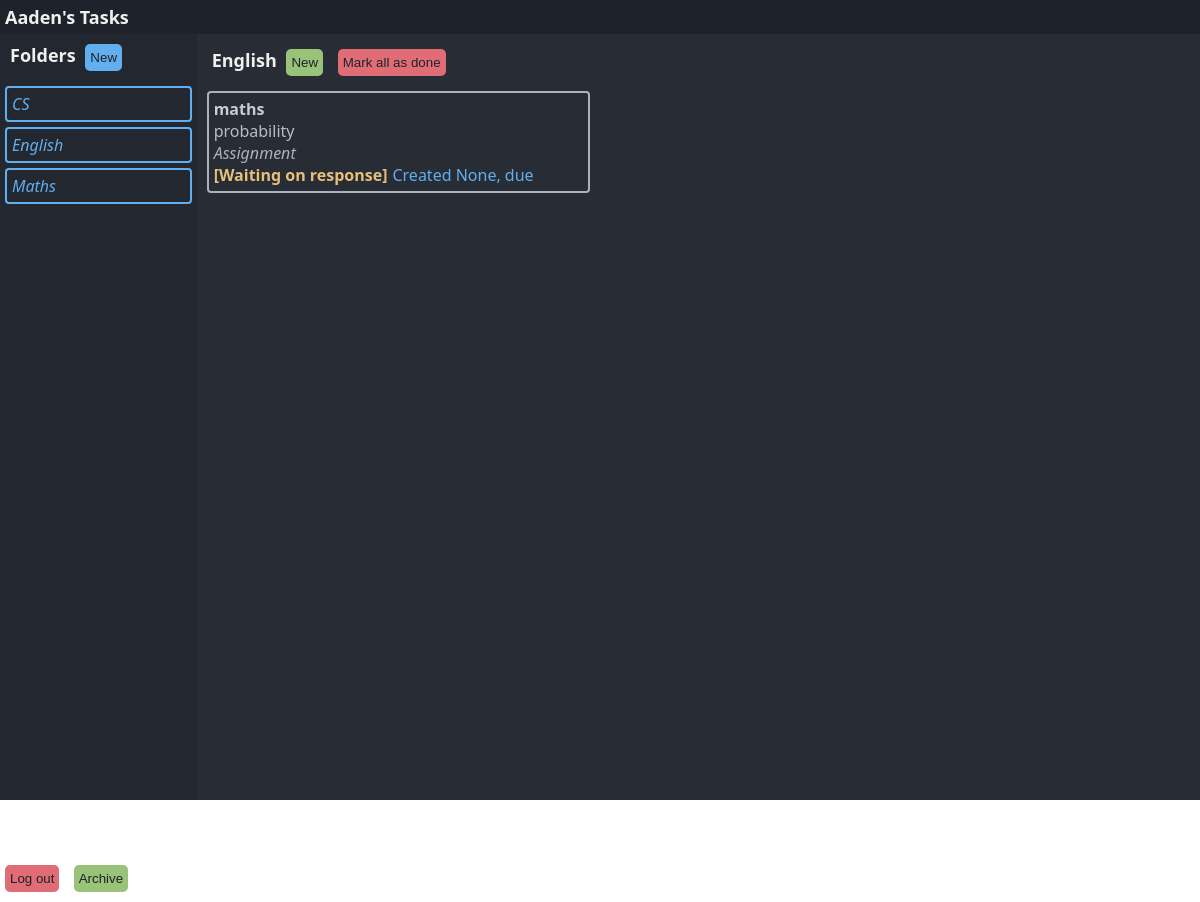
The app's page /tasks/?folderid=1 with its own data.
### tables this page shows
CREATE TABLE "accounts" (
	"userid"	TEXT,
	"password"	TEXT,
	"salt"	TEXT,
	"email"	TEXT,
	"name"	TEXT,
	PRIMARY KEY("userid")
);

CREATE TABLE "folders" (
	"userid"	TEXT,
	"id"	TEXT,
	"name"	TEXT,
	PRIMARY KEY("userid","id")
);

CREATE TABLE "tasks" (
	"userid"	TEXT,
	"folderid"	TEXT,
	"id"	TEXT,
	"title"	TEXT,
	"due"	TEXT,
	"reminder"	TEXT,
	"created"	TEXT,
	"category"	TEXT,
	"priority"	INTEGER,
	"status"	TEXT,
	"notes"	TEXT,
	"link"	TEXT,
	PRIMARY KEY("id","userid")
);

### website/views.py (the view)
@views.route("/tasks/")
def tasks():
    if "folderid" in request.values:
        folderid = int(request.values["folderid"])
    else:
        folderid = 0
    if "id" in request.values:
        id = request.values["id"]
    else:
        id = 0
    user = {
        "name": "Aaden",
        "username": "Nughm",
    }
    print(db_read("SELECT * FROM accounts;"))
    folders = db_read("SELECT * FROM folders ORDER BY name;")
    tasks = db_read(
        f"SELECT * FROM tasks WHERE folderid='{folderid}' AND status != 'Completed' ORDER BY title;"
    )
    try:
        maintask = db_read(f"SELECT * FROM tasks WHERE id='{id}';")[0]
    except IndexError:
        maintask = None
    folders = [{"id": folders.index(name), "name": name["name"]} for name in folders]
    return render_template(
        "tasks.html",
        user=user,
        folders=folders,
        folderid=folderid,
        tasks=tasks,
        maintask=maintask,
    )

### website/__init__.py (called while the page is built)
def db_read(sql, data=None):
    connection = sqlite3.connect(database_filename)
    connection.row_factory = sqlite3.Row
    db = connection.cursor()
    if data:
        db.execute(sql, data)
    else:
        db.execute(sql)
    records = db.fetchall()
    rows = [dict(record) for record in records]
    connection.commit()
    db.close()
    connection.close()
    return rows

### website/templates/tasks.html (shortened to what this page needs)
<!DOCTYPE html>
<html lang="en">
<head>
    <link rel="stylesheet" type="text/css" href="/static/tasks.css" media="screen">
</head>
<body>
    <div class="pageheader">
        <div class="titlebar"><strong>{{ user.name }}'s Tasks</strong></div>
    </div>
    <div class="container">
        <div class="folders">
            <div class="header"><strong>Folders</strong>
                <button class="blue" id="new-folder-button">New</button>
            </div>
            {% for folder in folders %}
                <a class="folder" href="?folderid={{ folder.id }}">{{ folder.name }}</a>
            {% endfor %}
            <div class="controls">
                <button class="red">Log out</button>
                <button class="green">Archive</button>
            </div>
        </div>
        <div class="tasks">
            <div class="header"><strong>{{ folders[folderid]["name"] }}</strong>
                <button class="green" id="new-task-button">New</button>
                <button class="red">Mark all as done</button>
            </div>
            {% for task in tasks %}
                <a class="taskpreview" href="?folderid={{ task.folderid }}&id={{ task.id }}">
                    <div class="taskpreviewheader">{{ task.title }}</div>
                    <div class="taskpreviewtext">{{ task.notes }}</div>
                    <div class="taskpreviewcategory">{{ task.category }}</div>
                    <div class="taskpreviewfooter">
                        {% if task.status == "Unstarted" %}
                            <div class="unstarted">[{{ task.status }}]</div>
                        {% elif task.status == "In progress" %}
                            <div class="started">[{{ task.status }}]</div>
                        {% else %}
                            <div class="waiting">[{{ task.status }}]</div>
                        {% endif %}
                        <div class="time">Created {{ task.created }}, due {{ task.due }}</div>
                    </div>
                </a>
            {% endfor %}
        </div>
        <div class="main">
        </div>
    </div>
</body>
</html>

### website/static/tasks.css (style rules this page uses)
html, body { padding: 0; margin: 0; height: 100%; font-family: 'Segoe UI', Tahoma, Geneva, Verdana, sans-serif; overflow-y: hidden; }
.container { background-color: #282c34; display: grid; grid-template-columns: 1fr 2fr 50%; gap: 5px 5px; height: 100%; grid-template-areas: "folders items main" }
.pageheader { display: grid; grid-template-columns: 1fr 1fr; background-color: #1e222a; }
.pageheader .titlebar { padding: 5px; font-size: large; color: #f0f0f0; }
.controls { position: absolute; bottom: 5px; }
.folders { grid-area: folders; background-color: #23272f; border-right: 0px; overflow-y: auto; padding-bottom: 5em; }
.folders .header { font-size: large; color: #f0f0f0; padding: 0px 5px 5px 5px; margin: 5px 5px 5px 5px; }
.folder { padding: 5px 5px 5px 5px; margin: 5px 5px 5px 5px; border-radius: 4px; border: 2px solid #61afef; color: #61afef; font-style: italic; display: block; cursor: pointer; text-decoration: none; }
.header { font-size: large; padding: 5px 5px 5px 5px; margin: 5px 5px 5px 5px; color: #f0f0f0; }
.taskpreview { padding-bottom: 1em; padding: 5px 5px 5px 5px; margin: 5px 5px 5px 5px; border-radius: 4px; border: 2px solid #abb2bf; display: block; cursor: pointer; color: inherit; text-decoration: none; }
.taskpreviewheader { font-weight: bold; color: #c8ccd4; }
.taskpreviewtext { color: #b6bdca; }
.taskpreviewcategory { font-style: italic; color: #abb2bf; }
.taskpreviewfooter { display: flex; }
.taskpreviewfooter .waiting { margin-right: 5px; font-weight: bold; color: #e5c07b; }
.taskpreviewfooter .time { flex: 1; color: #61afef; }
.main { grid-area: main; overflow-y: auto; padding-bottom: 5em; padding-right: 10px; color: white; }
button { background-color: #61afef; color: #1e222a; padding: 5px 5px 5px 5px; margin: 5px 5px 5px 5px; border-radius: 5px; width: 1fr; display: inline-block; height: 2em; border: 0px; }
button.blue, input[type='button'].blue, input[type='submit'].blue { background-color: #61afef; }
button.red, input[type='button'].red, input[type='submit'].red { background-color: #e06c75; }
button.green, input[type='button'].green, input[type='submit'].green { background-color: #98c379; }

### records on screen
accounts: name "Aaden"
folders: name "CS"
folders: name "English"
folders: name "Maths"
tasks: title "maths", notes "probability", category "Assignment", status "Waiting on response", created "None"
